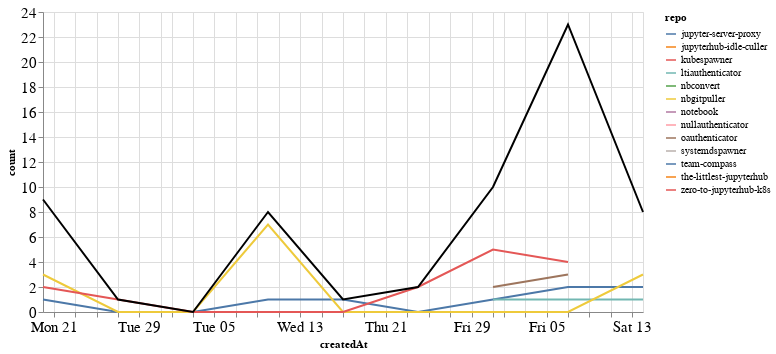

Notebook code for this chart:
### Markdown cell above
### Comments

### Code cell
comments_time = comments.groupby('repo').resample('W', on='createdAt').count()['author'].reset_index()
comments_time = comments_time.rename(columns={'author': 'count'})
comments_time_total = comments_time.groupby('createdAt').agg({"count": "sum"}).reset_index()
ch1 = alt.Chart(comments_time, width=600).mark_line().encode(
    x='createdAt',
    y='count',
    color='repo',
    tooltip="repo"
)

ch2 = alt.Chart(comments_time_total, width=600).mark_line(color="black").encode(
    x='createdAt',
    y='count',
)

ch1 + ch2

### Figure 1 — Vega-Lite specification as saved in the notebook (floating-point values rounded to 4 significant figures)
{"config": {"axisLeft": {"labelFontSize": 15}, "axisBottom": {"labelFontSize": 15}}, "layer": [{"data": {"name": "data-94745d98d62612bfd9ab84799547fdeb"}, "mark": "line", "encoding": {"color": {"type": "nominal", "field": "repo"}, "tooltip": {"type": "nominal", "field": "repo"}, "x": {"type": "temporal", "field": "createdAt"}, "y": {"type": "quantitative", "field": "count"}}, "width": 600}, {"data": {"name": "data-b8ac742710070b9f7f8ce94d2154af3b"}, "mark": {"type": "line", "color": "black"}, "encoding": {"x": {"type": "temporal", "field": "createdAt"}, "y": {"type": "quantitative", "field": "count"}}, "width": 600}], "$schema": "https://vega.github.io/schema/vega-lite/v4.8.1.json", "datasets": {"data-94745d98d62612bfd9ab84799547fdeb": [{"repo": "jupyter-server-proxy", "createdAt": "2020-12-20T00:00:00", "count": 1}, {"repo": "jupyter-server-proxy", "createdAt": "2020-12-27T00:00:00", "count": 0}, {"repo": "jupyter-server-proxy", "createdAt": "2021-01-03T00:00:00", "count": 0}, {"repo": "jupyter-server-proxy", "createdAt": "2021-01-10T00:00:00", "count": 1}, {"repo": "jupyter-server-proxy", "createdAt": "2021-01-17T00:00:00", "count": 1}, {"repo": "jupyter-server-proxy", "createdAt": "2021-01-24T00:00:00", "count": 0}, {"repo": "jupyter-server-proxy", "createdAt": "2021-01-31T00:00:00", "count": 1}, {"repo": "jupyter-server-proxy", "createdAt": "2021-02-07T00:00:00", "count": 2}, {"repo": "jupyter-server-proxy", "createdAt": "2021-02-14T00:00:00", "count": 2}, {"repo": "jupyterhub-idle-culler", "createdAt": "2021-01-31T00:00:00", "count": 1}, {"repo": "kubespawner", "createdAt": "2020-12-20T00:00:00", "count": 2}, {"repo": "ltiauthenticator", "createdAt": "2021-01-31T00:00:00", "count": 1}, {"repo": "ltiauthenticator", "createdAt": "2021-02-07T00:00:00", "count": 1}, {"repo": "ltiauthenticator", "createdAt": "2021-02-14T00:00:00", "count": 1}, {"repo": "nbconvert", "createdAt": "2021-02-07T00:00:00", "count": 9}, {"repo": "nbgitpuller", "createdAt": "2020-12-20T00:00:00", "count": 3}, {"repo": "nbgitpuller", "createdAt": "2020-12-27T00:00:00", "count": 0}, {"repo": "nbgitpuller", "createdAt": "2021-01-03T00:00:00", "count": 0}, {"repo": "nbgitpuller", "createdAt": "2021-01-10T00:00:00", "count": 7}, {"repo": "nbgitpuller", "createdAt": "2021-01-17T00:00:00", "count": 0}, {"repo": "nbgitpuller", "createdAt": "2021-01-24T00:00:00", "count": 0}, {"repo": "nbgitpuller", "createdAt": "2021-01-31T00:00:00", "count": 0}, {"repo": "nbgitpuller", "createdAt": "2021-02-07T00:00:00", "count": 0}, {"repo": "nbgitpuller", "createdAt": "2021-02-14T00:00:00", "count": 3}, {"repo": "notebook", "createdAt": "2021-02-07T00:00:00", "count": 2}, {"repo": "nullauthenticator", "createdAt": "2021-02-14T00:00:00", "count": 1}, {"repo": "oauthenticator", "createdAt": "2021-01-31T00:00:00", "count": 2}, {"repo": "oauthenticator", "createdAt": "2021-02-07T00:00:00", "count": 3}, {"repo": "systemdspawner", "createdAt": "2020-12-20T00:00:00", "count": 1}, {"repo": "team-compass", "createdAt": "2021-02-07T00:00:00", "count": 2}, {"repo": "the-littlest-jupyterhub", "createdAt": "2021-02-14T00:00:00", "count": 1}, {"repo": "zero-to-jupyterhub-k8s", "createdAt": "2020-12-20T00:00:00", "count": 2}, {"repo": "zero-to-jupyterhub-k8s", "createdAt": "2020-12-27T00:00:00", "count": 1}, {"repo": "zero-to-jupyterhub-k8s", "createdAt": "2021-01-03T00:00:00", "count": 0}, {"repo": "zero-to-jupyterhub-k8s", "createdAt": "2021-01-10T00:00:00", "count": 0}, {"repo": "zero-to-jupyterhub-k8s", "createdAt": "2021-01-17T00:00:00", "count": 0}, {"repo": "zero-to-jupyterhub-k8s", "createdAt": "2021-01-24T00:00:00", "count": 2}, {"repo": "zero-to-jupyterhub-k8s", "createdAt": "2021-01-31T00:00:00", "count": 5}, {"repo": "zero-to-jupyterhub-k8s", "createdAt": "2021-02-07T00:00:00", "count": 4}], "data-b8ac742710070b9f7f8ce94d2154af3b": [{"createdAt": "2020-12-20T00:00:00", "count": 9}, {"createdAt": "2020-12-27T00:00:00", "count": 1}, {"createdAt": "2021-01-03T00:00:00", "count": 0}, {"createdAt": "2021-01-10T00:00:00", "count": 8}, {"createdAt": "2021-01-17T00:00:00", "count": 1}, {"createdAt": "2021-01-24T00:00:00", "count": 2}, {"createdAt": "2021-01-31T00:00:00", "count": 10}, {"createdAt": "2021-02-07T00:00:00", "count": 23}, {"createdAt": "2021-02-14T00:00:00", "count": 8}]}}
